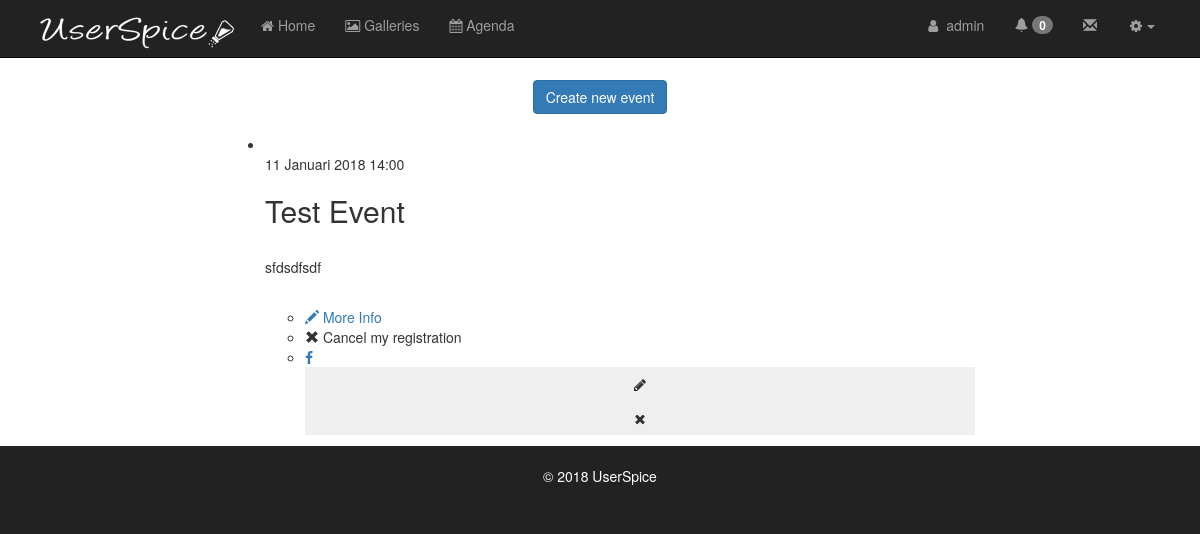
/agenda/index.php (signed in), run on an earlier commit of the app's database.
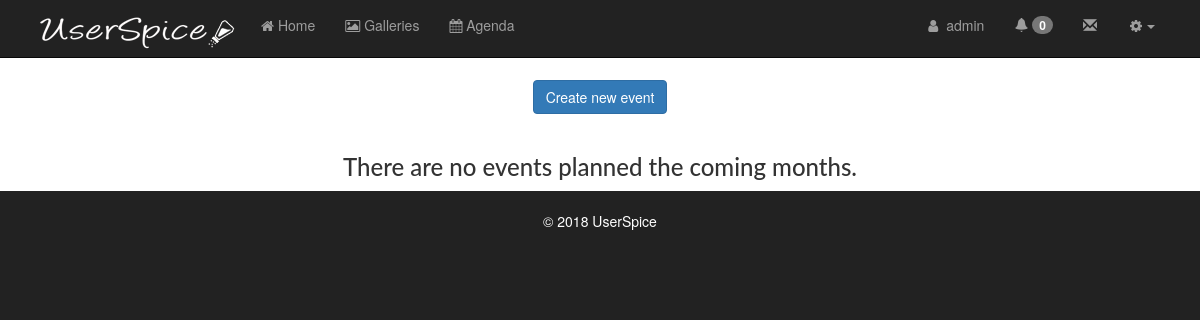
And on a later commit of the database.
### tables this page shows
CREATE TABLE IF NOT EXISTS `agenda` (
  `id` int(11) NOT NULL AUTO_INCREMENT,
  `datetime` timestamp NOT NULL DEFAULT CURRENT_TIMESTAMP ON UPDATE CURRENT_TIMESTAMP,
  `page` varchar(100) NOT NULL,
  `title` varchar(40) NOT NULL,
  `descr` varchar(400) NOT NULL,
  `einfo` varchar(500) NOT NULL,
  `price` varchar(500) NOT NULL,
  `location` varchar(300) NOT NULL,
  `day` int(2) NOT NULL,
  `month` varchar(20) NOT NULL,
  `year` int(4) NOT NULL,
  `time` varchar(8) NOT NULL,
  `fblink` varchar(100) NOT NULL,
  PRIMARY KEY (`id`)
);

### users/classes/class.autoloader.php (called while the page is built, shortened)
<?php
class Autoloader {
	protected static $fileExt = '.php';
	public static function loader($className) {
		$filename = $className . static::$fileExt;
	}
	public static function setFileExt($fileExt) {
		static::$fileExt = $fileExt;
	}
}

### users/classes/Config.php (called while the page is built)
<?php
class Config {
	public static function get($path = null){
		if($path){
			$config = $GLOBALS['config'];
			$path = explode('/', $path);
			foreach ($path as $bit) {
				if(isset($config[$bit])){
					$config = $config[$bit];
				} else {
					return false;
				}
			}
			return $config;
		}
		return false;
	}
}

### users/classes/DB.php (called while the page is built, shortened)
<?php
class DB {
	private static $_instance = null;
	private $_pdo, $_query, $_error = false, $_errorInfo, $_results, $_resultsArray, $_count = 0, $_lastId, $_queryCount=0;
	private function __construct(){
		if (!$opts = Config::get('mysql/options'))
			$opts = array(PDO::MYSQL_ATTR_INIT_COMMAND => "SET SESSION sql_mode = ''");
		try{
			$this->_pdo = new PDO('mysql:host=' .
				Config::get('mysql/host') .';dbname='.
				Config::get('mysql/db') . ';charset=utf8',
				Config::get('mysql/username'),
				Config::get('mysql/password'),
				$opts);
		} catch(PDOException $e){
			die($e->getMessage());
		}
	}
	public static function getInstance(){
		if (!isset(self::$_instance)) {
			self::$_instance = new DB();
		}
		return self::$_instance;
	}
	public function query($sql, $params = array()){
		$this->_error = false;
		$this->_errorInfo = array(0, null, null); $this->_resultsArray=[]; $this->_count=0; $this->_lastId=0;
		if ($this->_query = $this->_pdo->prepare($sql)) {
			$x = 1;
			if (count($params)) {
				foreach ($params as $param) {
					$this->_query->bindValue($x, $param);
					$x++;
				}
			}
			if ($this->_query->execute()) {
				if ($this->_query->columnCount() > 0) {
					$this->_results = $this->_query->fetchALL(PDO::FETCH_OBJ);
					$this->_resultsArray = json_decode(json_encode($this->_results),true);
				}
				$this->_count = $this->_query->rowCount();
			} else{
				$this->_error = true;
				$this->_errorInfo = $this->_query->errorInfo();
			}
		}
		return $this;
	}
	public function action($action, $table, $where = array()){
		$sql    = "{$action} FROM {$table}";
		$values = array();
		$is_ok  = true;
		if ($where_text = $this->_calcWhere($where, $values, "and", $is_ok))
			$sql .= " WHERE $where_text";
		if ($is_ok)
			if (!$this->query($sql, $values)->error())
				return $this;
		return false;
	}
	private function _calcWhere($w, &$vals, $comboparg='and', &$is_ok=NULL) {
		if (is_array($w)) {
			$comb_ops   = ['and', 'or', 'and not', 'or not'];
			$valid_ops  = ['=', '<', '>', '<=', '>=', '<>', '!=', 'LIKE', 'NOT LIKE', 'ALIKE', 'NOT ALIKE', 'REGEXP', 'NOT REGEXP'];
			$two_args   = ['IS NULL', 'IS NOT NULL'];
			$four_args  = ['BETWEEN', 'NOT BETWEEN'];
			$arr_arg    = ['IN', 'NOT IN'];
			$nested_arg = ['ANY', 'ALL', 'SOME'];
			$nested     = ['EXISTS', 'NOT EXISTS'];
			$nestedIN   = ['IN SELECT', 'NOT IN SELECT'];
			$wcount     = count($w);
			if (array_values($w) === $w) {
				if (in_array(strtolower($w[0]), $comb_ops)) {
					$sql = '';
					$combop = '';
					for ($i = 1; $i < $wcount; $i++) {
						$sql .= ' '. $combop . ' ' . $this->_calcWhere($w[$i], $vals, "and", $is_ok);
						$combop = $w[0];
					}
					return '('.$sql.')';
				} elseif ($wcount==3  &&  in_array($w[1],$valid_ops)) {
					return "{$w[0]} {$w[1]} ?";
				} elseif ($wcount==2  &&  in_array($w[1],$two_args)) {
					return "{$w[0]} {$w[1]}";
				} elseif ($wcount==4  &&  in_array($w[1],$four_args)) {
					$vals[] = $w[2];
					$vals[] = $w[3];
					return "{$w[0]} {$w[1]} ? AND ?";
				} elseif ($wcount==3  &&  in_array($w[1],$arr_arg)  &&  is_array($w[2])) {
					$vals = array_merge($vals,$w[2]);
					return "{$w[0]} {$w[1]} (" . substr( str_repeat(",?",count($w[2])), 1) . ")";
				} elseif (($wcount==5 || $wcount==6 && is_array($w[5]))  &&  in_array($w[1],$valid_ops)  &&  in_array($w[2],$nested_arg)) {
					return  "{$w[0]} {$w[1]} {$w[2]}" . $this->get_subquery_sql($w[4],$w[3],$w[5],$vals,$is_ok);
				} elseif (($wcount==3 || $wcount==4 && is_array($w[3]))  &&  in_array($w[0],$nested)) {
					return $w[0] . $this->get_subquery_sql($w[2],$w[1],$w[3],$vals,$is_ok);
				} elseif (($wcount==4 || $wcount==5 && is_array($w[4]))  &&  in_array($w[1],$nestedIN)) {
					return "{$w[0]} " . substr($w[1],0,-7) . $this->get_subquery_sql($w[3],$w[2],$w[4],$vals,$is_ok);
				} else {
					echo "ERROR: w=".print_r($w,true)."<br />\n";
					$is_ok = false;
				}
			}
		} else {
			echo "ERROR: No array in $w<br />\n";
			$is_ok = false;
		}
	}
	public function get($table, $where){
		return $this->action('SELECT *', $table, $where);
	}
	public function results($assoc = false){
		if($assoc) return $this->_resultsArray;
		return $this->_results;
	}
	public function first($assoc = false){
		return (!$assoc || $assoc && $this->count()>0)  ?  $this->results($assoc)[0]  :  [];
	}
	public function count(){
		return $this->_count;
	}
	public function error(){
		return $this->_error;
	}
}

### users/classes/User.php (called while the page is built, shortened)
<?php
class User {
	private $_db, $_data, $_sessionName, $_isLoggedIn, $_cookieName;
	public function __construct($user = null){
		$this->_db = DB::getInstance();
		$this->_sessionName = Config::get('session/session_name');
		if (!$user) {
			if (Session::exists($this->_sessionName)) {
				$user = Session::get($this->_sessionName);
				if ($this->find($user)) {
					$this->_isLoggedIn = true;
				} else {
				}
			}
		} else {
			$this->find($user);
		}
	}
	public function find($user = null){
		if ($user) {
			if(is_numeric($user)){
				$field = 'id';
			}elseif(!filter_var($user, FILTER_VALIDATE_EMAIL) === false){
				$field = 'email';
			}else{
				$field = 'username';
			}
			$data = $this->_db->get('users', array($field, '=', $user));
			if ($data->count()) {
				$this->_data = $data->first();
				if($this->data()->account_id == 0 && $this->data()->account_owner == 1){
					$this->_data->account_id = $this->_data->id;
				}
				return true;
			}
		}
		return false;
	}
	public function data(){
		return $this->_data;
	}
	public function isLoggedIn(){
		return $this->_isLoggedIn;
	}
}

### users/classes/Session.php (called while the page is built, shortened)
<?php
class Session {
	public static function exists($name){
		return (isset($_SESSION[$name])) ? true : false;
	}
	public static function get($name){
		return $_SESSION[$name];
	}
}

### users/init.php (called while the page is built, shortened)
<?php
require_once 'classes/class.autoloader.php';
$mainConfig = require (__dir__ . DIRECTORY_SEPARATOR . '..' . DIRECTORY_SEPARATOR . 'config.php');
$user = new User();

### users/helpers/us_helpers.php (called while the page is built, shortened)
<?php
if(!function_exists('hasPerm')) {
	function hasPerm($permissions, $id) {
		$db = DB::getInstance();
		$access = 0;
		foreach($permissions as $permission){
			if ($access == 0){
				$query = $db->query("SELECT id FROM user_permission_matches  WHERE user_id = ? AND permission_id = ?",array($id,$permission));
				$results = $query->count();
				if ($results > 0){
					$access = 1;
				}
			}
		}
		if ($access == 1){
			return true;
		}
	}
}

### agenda/index.php (the view, shortened to what the changed rows need)
<?php
require_once $_SERVER['DOCUMENT_ROOT'] . '/users/init.php';
require_once $abs_us_root.$us_url_root.'users/includes/header.php';
require_once $abs_us_root.$us_url_root.'users/includes/navigation.php';
?>
<div id="page-wrapper">
<div class="container"><?php
    if ($user->isLoggedIn()) {
        if (hasPerm([2], $user->data()->id)) {
            ?>
            <br />
            <?php
        }
    }
    ?>
    <div class="row">
        <div class="col-xs-12 col-md-offset-2 col-md-8">
            <ul class="event-list">
                <?php
                $content = $db->query("SELECT * FROM agenda");
                $count = $content->count();
                if ($count > 0) {
                    $results = $content->results();
                foreach ($results as $r):
                    ?>
                    <li>
                        <time datetime="<?php echo $r->datetime; ?>"><br />
                            <span class="day"><?php echo $r->day; ?></span>
                            <span class="month"><?php echo $r->month; ?></span>
                            <span class="year"><?php echo $r->year; ?></span>
                            <span class="time"><?php echo $r->time; ?></span><br />
                        </time>
                        <div class="info">
                            <h2 class="title"><?php echo $r->title; ?></h2><br />
                            <p class="desc"><?php echo $r->descr; ?></p><br />
                            <ul>
                                    <?php
                                if ($user->isLoggedIn()) {
                                    if (hasPerm([1], $user->data()->id)) {
                                        $userid = $user->data()->id;
                                        $eventid = $r->id;
                                        $content = $db->query("SELECT * FROM attendees WHERE eventid = ? AND userid = ?", [$eventid, $userid]);
                                        $z = $query->results(true);
                                        if ($z) {
                                            ?>
                                            <li><a href="<?php echo $r->page; ?>"><span class="glyphicon glyphicon-pencil"></span> More Info</a></li>
                                            <li data-toggle="modal" data-target="#c<?php echo $r->id; ?>"><span class="glyphicon glyphicon-remove"></span>  Cancel my registration</li>
                                        <?php } else {
                                            ?>
                                            <li><a href="<?php echo $r->page; ?>"><span class="glyphicon glyphicon-pencil"></span> More Info</a></li>
                                            <li data-toggle="modal" data-target="#<?php echo $r->id; ?>"><span class="glyphicon glyphicon-ok"></span>  I'm going!</li>
                                            <?php
                                        }
                                    }
                                }
                                ?>
                            </ul>
                        </div>
                        <div class="social">
                            <ul>
                                <li class="facebook" style="width:50%;"><a href="<?php echo $r->fblink; ?>"><span class="fa fa-facebook"></span></a></li>
                                <?php
                                if ($user->isLoggedIn()) {
                                    if (hasPerm([2], $user->data()->id)) {
                                        ?>
                                        <button class="btn btn-remove google-plus a" style="width:100%;border-radius:0%;" data-toggle="modal" data-target="#e<?php echo $r->id; ?>"><span class="fa fa-pencil"></span></button>
                                    <?php } ?>
                                    <?php if (hasPerm([2], $user->data()->id)) {
                                        ?>
                                        <form action="revent.php" method="POST">
                                            <button class="btn btn-remove google-plus a" style="width:100%;border-radius:0%;" type="submit"><span class="fa fa-remove"></span></button>
                                        </form> <?php
                                    }
                                }
                                ?>
                            </ul>
                        </div>
                    </li>
<?php endforeach; } else {echo '<h3 style="text-align:center;">There are no events planned the coming months.</h3>';} ?>
            </ul>
        </div>
    </div>
</div>
</div>
<?php require_once $abs_us_root.$us_url_root.'users/includes/html_footer.php';  ?>

What changed in the data, as far as the page shows it:
removed agenda: day "11", month "Januari", year "2018", time "14:00", title "Test Event", descr "sfdsdfsdf"
Also different on the page:
text now shown: "There are no events planned the coming months."
